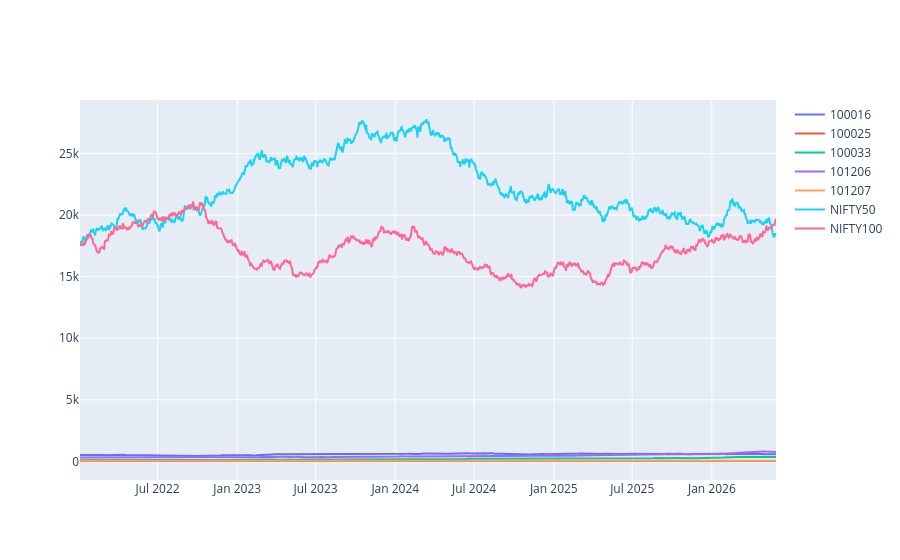

Here is the notebook cell this chart was saved with:
### Code cell
# Benchmark Comparison

fig=go.Figure()
for code in top.head(5)["amfi_code"]:
    df=nav[nav["amfi_code"]==code]
    fig.add_trace(
        go.Scatter(
            x=df["date"],
            y=df["nav"],
            name=str(code)
        )
    )

# NIFTY50
nifty50 = benchmark[benchmark["index_name"] == "NIFTY50"]

fig.add_trace(
    go.Scatter(
        x=nifty50["date"],
        y=nifty50["close_value"],
        name="NIFTY50"
    )
)

# NIFTY100
nifty100 = benchmark[benchmark["index_name"] == "NIFTY100"]

fig.add_trace(
    go.Scatter(
        x=nifty100["date"],
        y=nifty100["close_value"],
        name="NIFTY100"
    )
)

fig.show()
fig.write_image(
"../charts/benchmark_comparison.png"
)

### Figure 1 — Plotly figure (JSON) as saved in the notebook; plotly's stock layout.template omitted (floating-point values rounded to 4 significant figures; data arrays with more than 128 entries replaced by an {"elided": "..."} marker saying what was removed)
{"data": [{"name": "100016", "type": "scatter", "x": {"elided": "1150 str values"}, "y": {"elided": "1150 float values"}}, {"name": "100025", "type": "scatter", "x": {"elided": "1150 str values"}, "y": {"elided": "1150 float values"}}, {"name": "100033", "type": "scatter", "x": {"elided": "1150 str values"}, "y": {"elided": "1150 float values"}}, {"name": "101206", "type": "scatter", "x": {"elided": "1150 str values"}, "y": {"elided": "1150 float values"}}, {"name": "101207", "type": "scatter", "x": {"elided": "1150 str values"}, "y": {"elided": "1150 float values"}}, {"name": "NIFTY50", "type": "scatter", "x": {"elided": "1150 str values"}, "y": {"elided": "1150 float values"}}, {"name": "NIFTY100", "type": "scatter", "x": {"elided": "1150 str values"}, "y": {"elided": "1150 float values"}}], "layout": {}}
